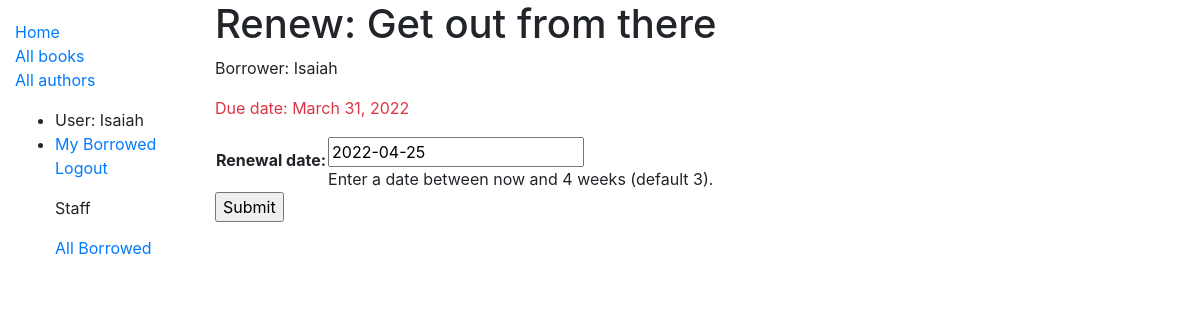
/catalog/book/87d551bd-2a28-4ea9-aad7-714054a16466/renew/ (signed in), run on an earlier commit of the app's database.
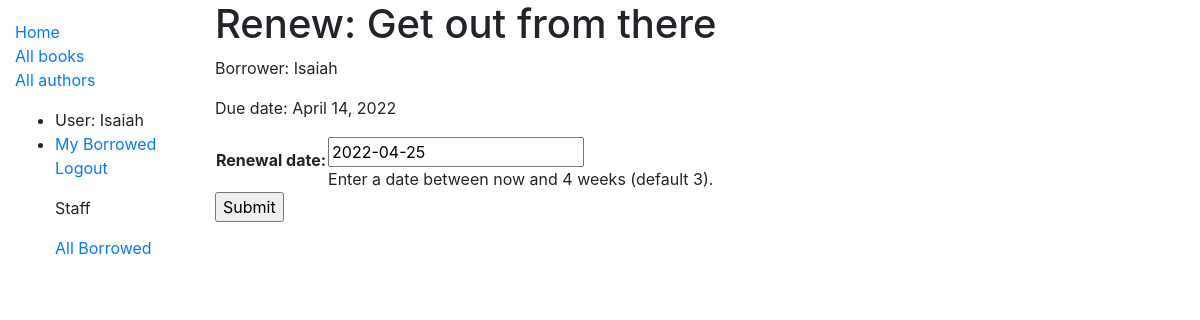
And on a later commit of the database.
### catalog/models.py (models this page shows, shortened)
class BookInstance(models.Model):
    id = models.UUIDField(primary_key=True, default=uuid.uuid4, help_text='Unique ID for this particular book across whole library')
    book = models.ForeignKey('Book', on_delete=models.RESTRICT, null=True)
    imprint = models.CharField(max_length=200)
    due_back = models.DateField(null=True, blank=True)
    LOAN_STATUS = (
        ('m', 'Maintenance'),
        ('o', 'On loan'),
        ('a', 'Available'),
        ('r', 'Reserved'),
    )
    status = models.CharField(
        max_length=1,
        choices=LOAN_STATUS,
        blank=True,
        default='m',
        help_text='Book availability',
    )
    borrower = models.ForeignKey(User, on_delete=models.SET_NULL, null=True, blank=True)
    @property
    def is_overdue(self):
        if self.due_back and date.today() > self.due_back:
            return True
        return False
    class Meta:
        ordering = ['due_back']
        permissions = (("can_mark_returned", "Set book as returned"),)

class Book(models.Model):
    title = models.CharField(max_length=200)
    def display_genre(self):
        """Create a string for the Genre. This is required to display genre in Admin."""
        return ', '.join(genre.name for genre in self.genre.all()[:3])
    display_genre.short_description = 'Genre'
    author = models.ForeignKey('Author', on_delete=models.SET_NULL, null=True)
    summary = models.TextField(max_length=1000, help_text='Enter a brief description of the book')
    isbn = models.CharField('ISBN', max_length=13, unique=True,
                             help_text='13 Character <a href="https://www.isbn-international.org/content/what-isbn">ISBN number</a>')
    genre = models.ManyToManyField(Genre, help_text='Select a genre for this book')

### catalog/views.py (the view)
# urls.py: path('book/<uuid:pk>/renew/', views.renew_book_librarian, name='renew-book-librarian'),
@login_required
@permission_required('catalog.can_mark_returned', raise_exception=True)
def renew_book_librarian(request, pk):
    book_instance = get_object_or_404(BookInstance, pk=pk)
    if request.method == 'POST':
        form = RenewBookForm(request.POST)
        if form.is_valid():
            book_instance.due_back = form.cleaned_data['renewal_date']
            book_instance.save()
            return HttpResponseRedirect(reverse('all-borrowed') )
    else:
        proposed_renewal_date = datetime.date.today() + datetime.timedelta(weeks=3)
        form = RenewBookForm(initial={'renewal_date': proposed_renewal_date})
    context = {
        'form': form,
        'book_instance': book_instance,
    }
    return render(request, 'catalog/book_renew_librarian.html', context)

### catalog/forms.py (shortened to what this page needs)
class RenewBookForm(forms.Form):
    renewal_date = forms.DateField(help_text="Enter a date between now and 4 weeks (default 3).")

### catalog/templates/catalog/book_renew_librarian.html (shortened to what this page needs)
{% extends "base_generic.html" %}
{% block content %}
  <h1>Renew: {{ book_instance.book.title }}</h1>
  <p>Borrower: {{ book_instance.borrower }}</p>
  <p{% if book_instance.is_overdue %} class="text-danger"{% endif %}>Due date: {{ book_instance.due_back }}</p>
  <form action="" method="post">
    <table>
    {{ form.as_table }}
    </table>
    <input type="submit" value="Submit">
  </form>
{% endblock %}

What changed in the data, as far as the page shows it:
changed BookInstance "Get out from there": due_back "March 31, 2022" → "April 14, 2022"
